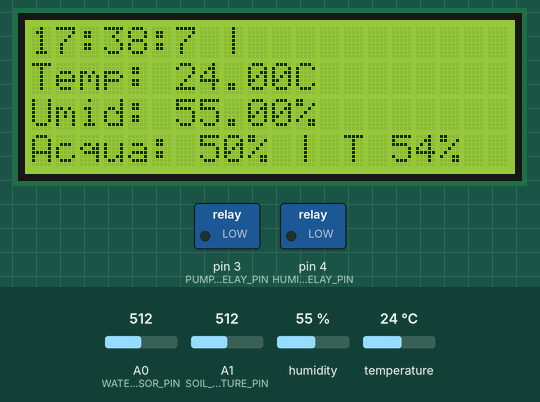
This sketch was run on a simulated Arduino Uno, built with avr-gcc and run on an emulated ATmega328P. On the bench: 20×4 character LCD, switched loads named in the sketch (green lamp = pin HIGH). Inputs (shaded band) come from the test bench; at power-on: humidity 55 %, temperature 24 °C, A0 (WATER_SENSOR_PIN) = 512, A1 (SOIL_MOISTURE_PIN) = 512.

Above: at 7.3 s.
7.4 s: humidity set to 78 %
At 8.6 s:
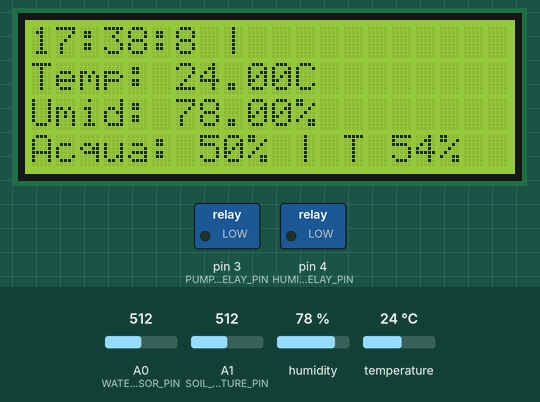
10.9 s: humidity set to 81 %
At 14.4 s:
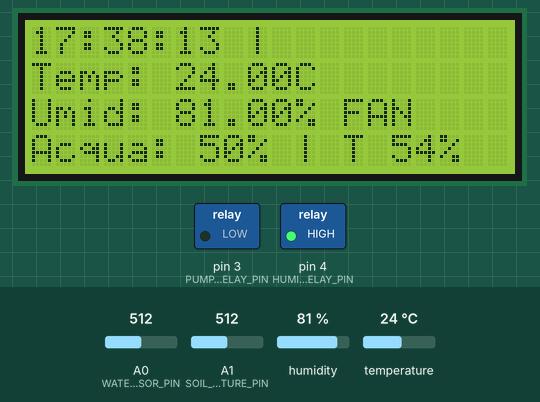
17.0 s: temperature set to 31 °C
At 19.9 s:
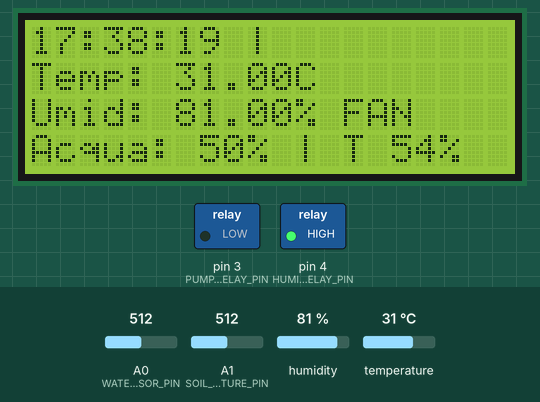
21.6 s: temperature set to 34 °C
At 24.2 s:
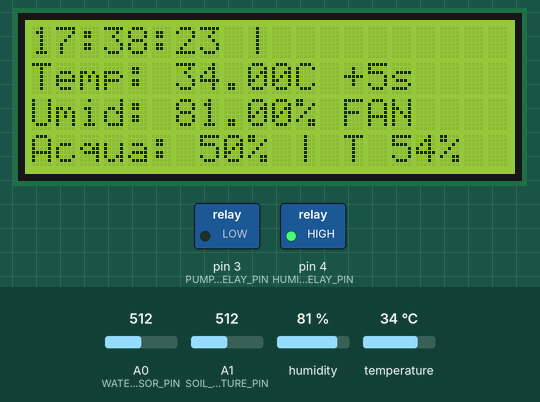
27.7 s: humidity set to 22 %
At 31.6 s:
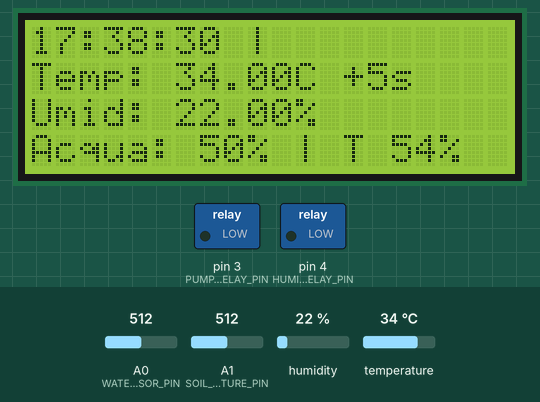
33.8 s: A0 (WATER_SENSOR_PIN) set to 716
At 35.0 s:
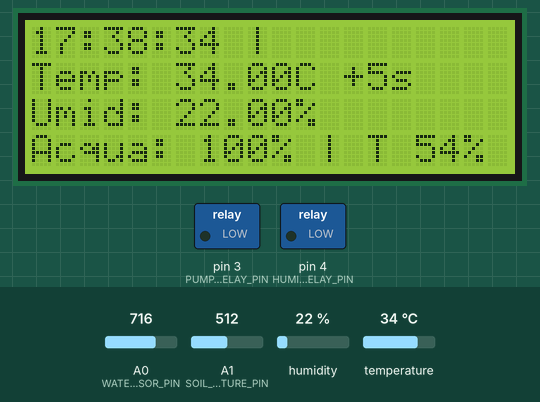
Timing chart, 0 to 36.8 s (numbered marks = the images above; inputs shaded):
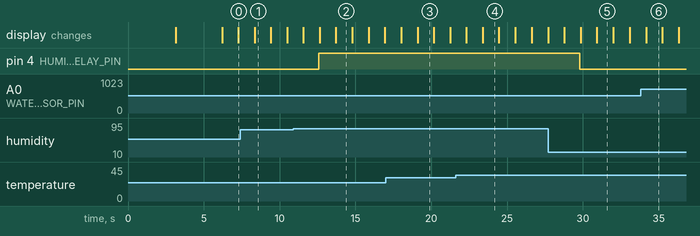

Measured:
- the behaviour switches between 79 and 80 % on humidity (found by bisection; images 1 and 2)
- the behaviour switches between 32 and 33 °C on temperature (found by bisection; images 3 and 4)
- after the input at 10.9 s, pin 4 (HUMIDITY_RELAY_PIN): LOW → HIGH after 1.7 s; the display: first differs from a run without the input after 1.8 s (image 2 shows a later state)
- after the input at 21.6 s, the display: first differs from a run without the input after 1.8 s (image 4)
- after the input at 27.7 s, pin 4 (HUMIDITY_RELAY_PIN): HIGH → LOW after 2.1 s; the display: first differs from a run without the input after 2.2 s (image 5 shows a later state)
- what the display in image 2 shows lasts 1.1 s, from 13.7 s to 14.8 s

The sketch:

greenhouse-arduino.ino
```cpp
#include <Wire.h>
#include <LiquidCrystal_I2C.h>
#include <TimeLib.h>
#include <DHT.h>


// INIZIO IMPOSTAZIONI OBBLIGATORIE (per un corretto funzionamento)

// CONSIGLIO: Per compilare l'ora imposta circa 10 secondi prima di copilarlo
const int CODE_HOUR = 17;                    // Ora di quando viene compilato il codice nell'arduino
const int CODE_MINUTE = 38;                  // Minuti di quando viene compilato il codice nell'arduino
const int CODE_SECOND = 00;                  // Secondi di quando viene compilato il codice nell'arduino

const int CODE_DAY = 14;                     // Giorno di quando viene compilato il codice nell'arduino
const int CODE_MONTH = 06;                   // Mese di quando viene compilato il codice nell'arduino
const int CODE_YEAR = 2023;                  // Anno di quando viene compilato il codice nell'arduino

// FINE IMPOSTAZIONI OBBLIGATORIE


// INIZIO IMPOSTAZIONI BASE

const int SOIL_MOISTURE_THRESHOLD = 20;      // Se il valore dell'igrometro scende sotto a questa soglia,
                                             // da la possibilità alla pompa di avviarsi, rispettando il
                                             // ritardo impostato (percentuale)
int PUMP_DURATION_SECONDS = 7;               // Durata di accensione della pompa (in secondi)

const float PUMP_DELAY = 10.30;              // Imposta un ritardo tra ogni irrigazione (in ore e minuti, esempio: 10.30)
                                             // (Opzioni consigliata per chi non ha un'igrometro di ottima qualità)

// !!! ATTENZIONE !!!
// Fin dall'avvio ci sarà il ritardo della pompa,
// quindi la prima irrigazione avverrà dopo l'ora impostata su "PUMP_DELAY",
// se ovviamente l'igrometro e sotto alla soglia impostata in "SOIL_MOISTURE_THRESHOLD"

const float TEMPERATURE_THRESHOLD = 32.00;   // Soglia di temperatura per prolungare la durata della pompa (in gradi Celsius)
const int EXTRA_PUMP_DURATION_SECONDS = 5;   // Tempo da aggiungere alla durata della pompa se la temperatura supera la soglia (in secondi)
                                             // [SE NON VUOI IMPOSTARE NESSUNA VARIABILE DELLA POMPA IMPOSTA 0]

const float HUMIDITY_THRESHOLD = 80.0;       // Soglia di umidità per attivare la ventola (percentuale)
int fanMaxDurationHours = 2;                 // Tempo massimo giornaliero per la ventola (in ore)
                                             // (Opzione consigliata per chi ha una ventola di non ottima qualità)

// FINE IMPOSTAZIONI BASE


// INIZIO IMPOSTAZIONI AVANZATE

const int LCD_ADDRESS = 0x27;                // Pin del modulo LCD I2C
const int LCD_ROWS = 4;                      // Numero di righe
const int LCD_COLS = 20;                     // Numero di casella per riga

const int DHT_PIN = 2;                       // Pin del sensore di temperatura/umidità DHT11
const int PUMP_RELAY_PIN = 3;                // Pin del relè per la pompa di irrigazione
const int WATER_SENSOR_PIN = A0;             // Pin del sensore di livello dell'acqua
const int HUMIDITY_RELAY_PIN = 4;            // Pin del relè per il controllo dell'umidità alta
const int SOIL_MOISTURE_PIN = A1;            // Pin del sensore dell'igrometro

// MODIFICA LE IMPOSTAZZIONI DEL SENSORE DI LIVELLO DELL'ACQUA IN BASE ALLA POSIZZIONE DEL SENSORE STESSO
const int WATER_HIGH_THRESHOLD = 56;         // Soglia di quando vuoi che sia mostato il 100% dell'acqua.
                                             // Questo valore non è obbligatorio, ma se si vuole impostare un proprio valore
                                             // è consigliato modificarlo: per esempio ho fatto sì che il 100% dell'acqua venga
                                             // mostrato a circa la metà del sensore dell'acqua (percentuale).
                                             // [SE NON HAI PREFERENZE IMPOSTA IL VALORE 100]
const int WATER_0_THRESHOLD = -50;           // Soglia di quanto mostrare quando l'acqua arriva allo 0%.
                                             // E' possibile impostare un valore personalizzato quando l'acqua
                                             // arriva allo 0% (percentuale).
                                             // [SE NON HAI PREFERENZE IMPOSTA IL VALORE 0]
const int WATER_LOW_THRESHOLD = 20;          // Soglia di livello dell'acqua basso. (percentuale)
                                             // [CONSIGLIO UN VALORE CHE VADA DA 5 A 30]

// FINE IMPOSTAZIONI AVANZATE


LiquidCrystal_I2C lcd(LCD_ADDRESS, LCD_COLS, LCD_ROWS);

DHT dht(DHT_PIN, DHT11);

time_t lastIrrigationTime;
unsigned long irrigationInterval = (unsigned long)(PUMP_DELAY * 3600);
String lastIrrigationTimeString;

unsigned long fanElapsedTime = 0;
int fanMaxDurationMinutes = fanMaxDurationHours * 60;

boolean pumpStarted = false;
boolean humidityRelayActivated = false;


void setup() {
  pinMode(PUMP_RELAY_PIN, OUTPUT);
  pinMode(HUMIDITY_RELAY_PIN, OUTPUT);
  pinMode(SOIL_MOISTURE_PIN, INPUT);

  dht.begin();
  digitalWrite(PUMP_RELAY_PIN, LOW);
  digitalWrite(HUMIDITY_RELAY_PIN, LOW);

  analogReference(DEFAULT);

  setTime(CODE_HOUR, CODE_MINUTE, CODE_SECOND, CODE_DAY, CODE_MONTH, CODE_YEAR);

  lcd.begin();
  lcd.clear();
  lcd.setCursor(0, 1);
  lcd.print("  Serra Automatica");
  lcd.setCursor(0, 2);
  lcd.print("   Versione: 1.0");
  delay(3000);

  lcd.clear();
  lcd.setCursor(0, 1);
  lcd.print("      Creata da     ");
  lcd.setCursor(0, 2);
  lcd.print("  Denilson Polonio  ");
  delay(3000);

  lcd.clear();

  lastIrrigationTime = now();

  fanElapsedTime += millis() / 1000;
}


void loop() {
  int currentHour = hour();
  int currentMinute = minute();

  float humidity = dht.readHumidity();
  float temperature = dht.readTemperature();

  time_t currentTime = now();
  unsigned long elapsedSeconds = (unsigned long)(currentTime - lastIrrigationTime);

  time_t fanStartTime = now();

  int soilMoisture = analogRead(SOIL_MOISTURE_PIN);
  int soilMoisturePercentage = 0;
  soilMoisturePercentage = map (soilMoisture, 100, 990, 100, 0);


  if (soilMoisturePercentage < SOIL_MOISTURE_THRESHOLD) {
      if (elapsedSeconds >= irrigationInterval) {
        lastIrrigationTime = currentTime;
        lastIrrigationTimeString = String(hour()) + ":" + String(minute()) + ":" + String(second());

      int waterLevel = analogRead(WATER_SENSOR_PIN);
      int waterPercentage = map(waterLevel, 0, 1023, 0, 100);

      digitalWrite(PUMP_RELAY_PIN, HIGH);
      lcd.clear();
      lcd.setCursor(0, 0);
      lcd.print("IRRIGAZIONE | ");
      lcd.print(currentHour);
      lcd.print(":");
      lcd.print(currentMinute);

      if (waterPercentage < WATER_LOW_THRESHOLD) {
        lcd.setCursor(0, 1);
        lcd.print("Attenzione:");
        lcd.setCursor(0, 2);
        lcd.print("Acqua in esaurimento");
      }

      int pumpDuration = PUMP_DURATION_SECONDS;
      if (temperature > TEMPERATURE_THRESHOLD) {
        pumpDuration += EXTRA_PUMP_DURATION_SECONDS;
      }

      int secondsRemaining = pumpDuration;

      while (secondsRemaining > 0) {
        lcd.setCursor(0, 3);
        lcd.print("Tempo rimanente: ");
        lcd.print(secondsRemaining);
        lcd.print("s ");
        delay(1000);
        secondsRemaining--;
      }

      digitalWrite(PUMP_RELAY_PIN, LOW);
      pumpStarted = true;

      lastIrrigationTime = currentTime;

    }
  } else {
    pumpStarted = false;
  }


 if (humidity >= HUMIDITY_THRESHOLD && fanElapsedTime < (fanMaxDurationHours * 3600)) {
    if (!humidityRelayActivated) {
      digitalWrite(HUMIDITY_RELAY_PIN, HIGH);
      humidityRelayActivated = true;
    }
  } else {
    digitalWrite(HUMIDITY_RELAY_PIN, LOW);
    humidityRelayActivated = false;
  }


  int waterLevel = analogRead(WATER_SENSOR_PIN);
  int waterPercentage = map(waterLevel, 0, 1023, 0, 100);

  if (waterPercentage > WATER_HIGH_THRESHOLD) {
    waterPercentage = 100;
  } else if (waterPercentage == 0) {
    waterPercentage = WATER_0_THRESHOLD;
  }


  lcd.clear();
  lcd.setCursor(0, 0);
  lcd.print(currentHour);
  lcd.print(":");
  lcd.print(currentMinute);
  lcd.print(":");
  lcd.print(second());
  lcd.print(" | ");

  lcd.print(lastIrrigationTimeString);

  lcd.setCursor(0, 1);
  lcd.print("Temp: ");
  lcd.print(temperature);
  lcd.print("C");
  if(temperature > TEMPERATURE_THRESHOLD) {
    lcd.print(" +");
    lcd.print(EXTRA_PUMP_DURATION_SECONDS);
    lcd.print("s");
  }

  lcd.setCursor(0, 2);
  lcd.print("Umid: ");
  lcd.print(humidity);
  lcd.print("%");
  if(humidityRelayActivated == true) {
    lcd.print(" FAN");
  }

  lcd.setCursor(0, 3);
  lcd.print("Acqua: ");
  lcd.print(waterPercentage);
  lcd.print("% | T ");
  lcd.print(soilMoisturePercentage);
  lcd.print("%");

  delay(1000);
}
```
